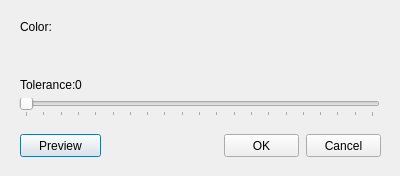
<?xml version="1.0" encoding="UTF-8"?>
<ui version="4.0">
 <class>TransparentDialog</class>
 <widget class="QDialog" name="TransparentDialog">
  <property name="geometry">
   <rect>
    <x>0</x>
    <y>0</y>
    <width>400</width>
    <height>176</height>
   </rect>
  </property>
  <property name="windowTitle">
   <string>Transparent color</string>
  </property>
  <widget class="QSlider" name="horizontalSlider">
   <property name="geometry">
    <rect>
     <x>19</x>
     <y>98</y>
     <width>361</width>
     <height>19</height>
    </rect>
   </property>
   <property name="maximum">
    <number>100</number>
   </property>
   <property name="orientation">
    <enum>Qt::Horizontal</enum>
   </property>
   <property name="tickPosition">
    <enum>QSlider::TicksBelow</enum>
   </property>
   <property name="tickInterval">
    <number>5</number>
   </property>
  </widget>
  <widget class="QLabel" name="label">
   <property name="geometry">
    <rect>
     <x>20</x>
     <y>77</y>
     <width>61</width>
     <height>16</height>
    </rect>
   </property>
   <property name="text">
    <string>Tolerance:</string>
   </property>
  </widget>
  <widget class="QLabel" name="toleranceValue">
   <property name="geometry">
    <rect>
     <x>75</x>
     <y>77</y>
     <width>31</width>
     <height>16</height>
    </rect>
   </property>
   <property name="text">
    <string>0</string>
   </property>
  </widget>
  <widget class="QLabel" name="color">
   <property name="geometry">
    <rect>
     <x>20</x>
     <y>40</y>
     <width>111</width>
     <height>21</height>
    </rect>
   </property>
   <property name="autoFillBackground">
    <bool>true</bool>
   </property>
   <property name="text">
    <string/>
   </property>
  </widget>
  <widget class="QLabel" name="label_3">
   <property name="geometry">
    <rect>
     <x>20</x>
     <y>20</y>
     <width>47</width>
     <height>13</height>
    </rect>
   </property>
   <property name="text">
    <string>Color:</string>
   </property>
  </widget>
  <widget class="QPushButton" name="pushButton">
   <property name="geometry">
    <rect>
     <x>20</x>
     <y>134</y>
     <width>81</width>
     <height>23</height>
    </rect>
   </property>
   <property name="text">
    <string>Preview</string>
   </property>
  </widget>
  <widget class="QPushButton" name="pushButton_2">
   <property name="geometry">
    <rect>
     <x>224</x>
     <y>134</y>
     <width>75</width>
     <height>23</height>
    </rect>
   </property>
   <property name="text">
    <string>OK</string>
   </property>
  </widget>
  <widget class="QPushButton" name="pushButton_3">
   <property name="geometry">
    <rect>
     <x>306</x>
     <y>134</y>
     <width>75</width>
     <height>23</height>
    </rect>
   </property>
   <property name="text">
    <string>Cancel</string>
   </property>
  </widget>
 </widget>
 <resources/>
 <connections/>
</ui>
